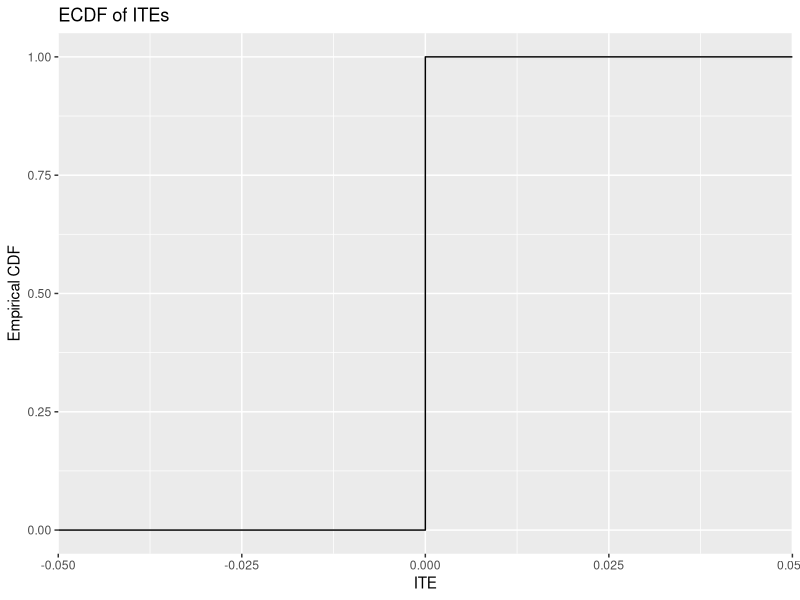
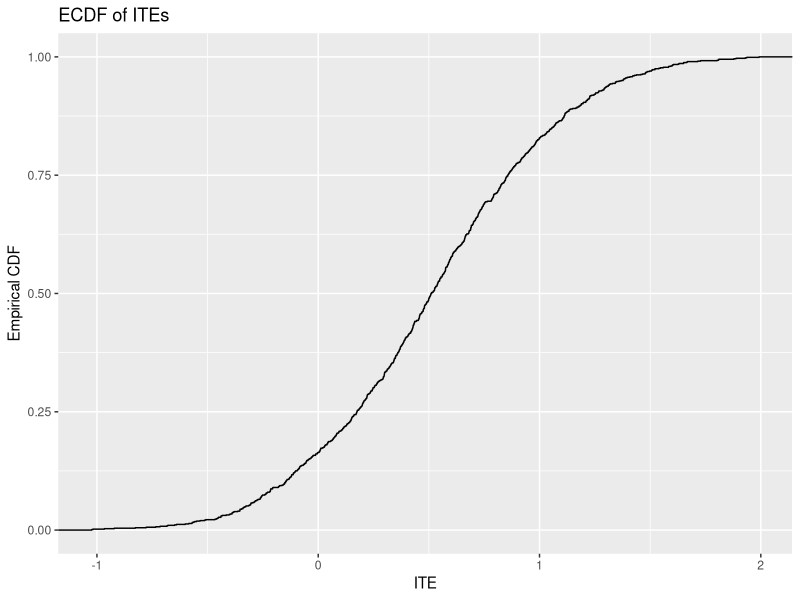
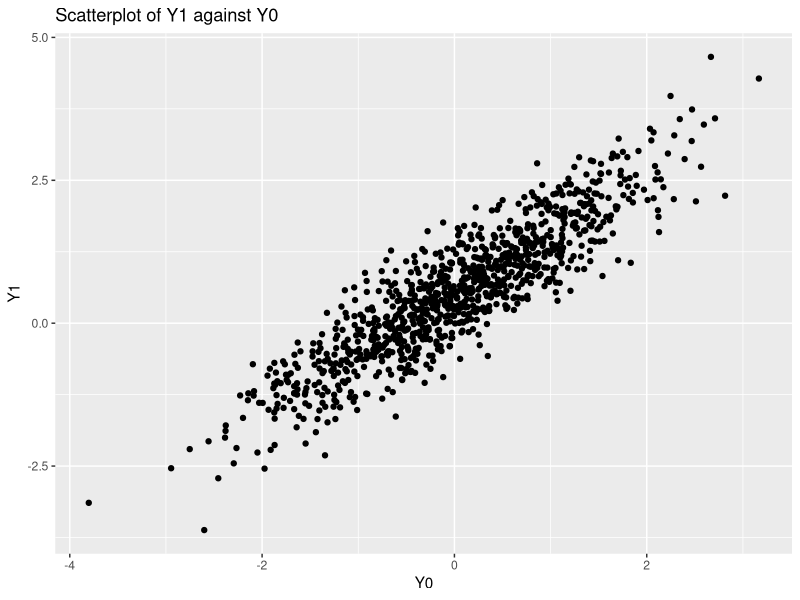
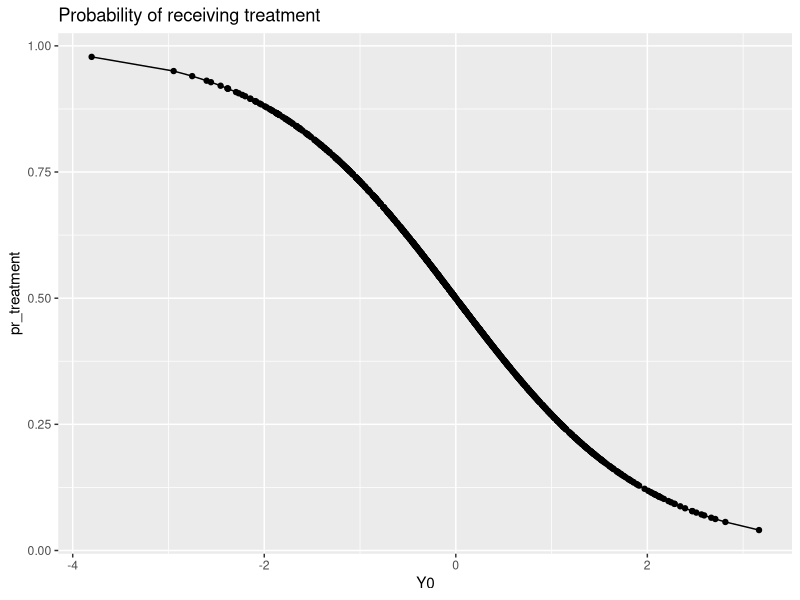

Write the R code that produced these figures, in order.
## ---- chunk 1
knitr::opts_chunk$set(echo = TRUE)
library(tidyverse)
## ---- chunk 2
set.seed(30500)
n <- 1000
dat <- tibble(Y0 = runif(n = n, min = 0, max = 1)) %>% 
  mutate(Y1 = Y0)
## ---- chunk 3
dat <- dat %>% 
    mutate('ITE' = Y1 - Y0)
plot2a <- ggplot(data = dat, aes(x = ITE)) + 
    stat_ecdf() +
    labs(y = 'Empirical CDF', 
         title = 'ECDF of ITEs')
dat
plot2a
## ---- chunk 4
ATE <- mean(dat$ITE)
ATE
## ---- chunk 5
dat <- dat %>% 
    mutate('D' = rbinom(n = n, size = 1, prob = Y1))
dat
## ---- chunk 6
mean_treatment <- dat %>% 
    filter(D == 1) %>% 
    summarize(mean(Y1, na.rm = TRUE))
mean_control <- dat %>% 
    filter(D == 0) %>% 
    summarize(mean(Y0, na.rm = TRUE))
diff_in_means <- mean_treatment - mean_control
comparison <- diff_in_means - ATE
comparison

# The comparison shows this estimate is 0.3609576 from the ATE. 
# It is a bad estimator because he probability of receiving treatment is related 
# with the potential outcome Y(1). 


## ---- chunk 7
dat <- dat %>% 
    mutate('D_random' = sample(x = c(0,1), size = 1000, replace = TRUE))
dat
## ---- chunk 8
mean_treatment <- dat %>% 
    filter(D_random == 1) %>% 
    summarize(mean(Y1, na.rm = TRUE))
mean_control <- dat %>% 
    filter(D_random == 0) %>% 
    summarize(mean(Y0, na.rm = TRUE))
diff_in_means <- mean_treatment - mean_control
comparison <- diff_in_means - ATE
comparison

# This comparison shows that the estimate is -0.01801274 from the ATE.
## ---- chunk 9
dat <- tibble(Y0 = rnorm(n = n, mean = 0, sd = 1)) %>% 
  mutate(Y1 = Y0 + rnorm(n = n, mean = .5, sd = .5))
## ---- chunk 10
dat <- dat %>% 
    mutate('ITE' = Y1 - Y0)
plot3a <- dat %>% 
    ggplot(aes(x = ITE)) +
    stat_ecdf() +
    labs(y = 'Empirical CDF', 
         title = 'ECDF of ITEs')
plot3a
## ---- chunk 11
plot3b <- dat %>% 
    ggplot(aes(x = Y0, y = Y1)) +
    geom_point() +
    labs(x = 'Y0', 
         y = 'Y1', 
         title = 'Scatterplot of Y1 against Y0')
plot3b
## ---- chunk 12
ATE <- mean(dat$ITE)
ATE
## ---- chunk 13
dat <- dat %>% 
    mutate('pr_treatment' = 1 - exp(Y0)/(1 + exp(Y0)))
plot3e <- dat %>% 
    ggplot(aes(x = Y0, y = pr_treatment)) +
    geom_point() +
    geom_line() +
    labs(title = 'Probability of receiving treatment')
plot3e
## ---- chunk 14
dat <- dat %>% 
    mutate('D' = rbinom(n = n, size = 1, prob = pr_treatment))
## ---- chunk 15
mean_treatment <- dat %>% 
    filter(D == 1) %>% 
    summarize(mean(Y1, na.rm = TRUE))
mean_control <- dat %>% 
    filter(D == 0) %>% 
    summarize(mean(Y0, na.rm = TRUE))
diff_in_means <- mean_treatment - mean_control
ATE <- mean(dat$Y1) - mean(dat$Y0)
comparison <- diff_in_means - ATE
comparison

# The comparison means the estimate is -0.8530235 away from the ATE.
# Because the treatment is not randomly assigned and the probability of treatment is correlated with the potential outcome.
## ---- chunk 16
dat <- dat %>% 
    mutate('D_random' = sample(x = c(0, 1), size = n, replace = TRUE))
## ---- chunk 17
mean_treatment <- dat %>% 
    filter(D_random == 1) %>% 
    summarize(mean(Y1, na.rm = TRUE))
mean_control <- dat %>% 
    filter(D_random == 0) %>% 
    summarize(mean(Y0, na.rm = TRUE))
diff_in_means <- mean_treatment - mean_control
ATE <- mean(dat$Y1) - mean(dat$Y0)
comparison <- diff_in_means - ATE
comparison

# The estimate is 0.05765998 from the ATE.
